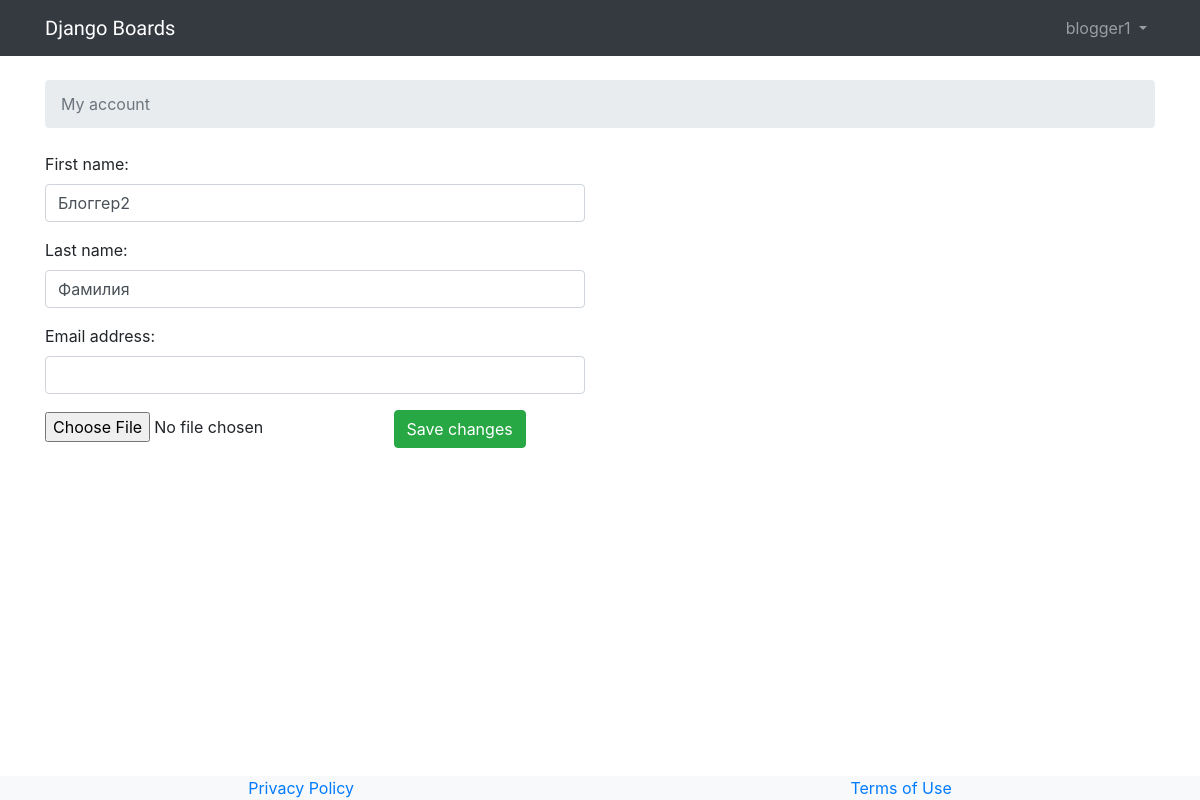
Page /settings/account/ (signed in) on the earlier database version.
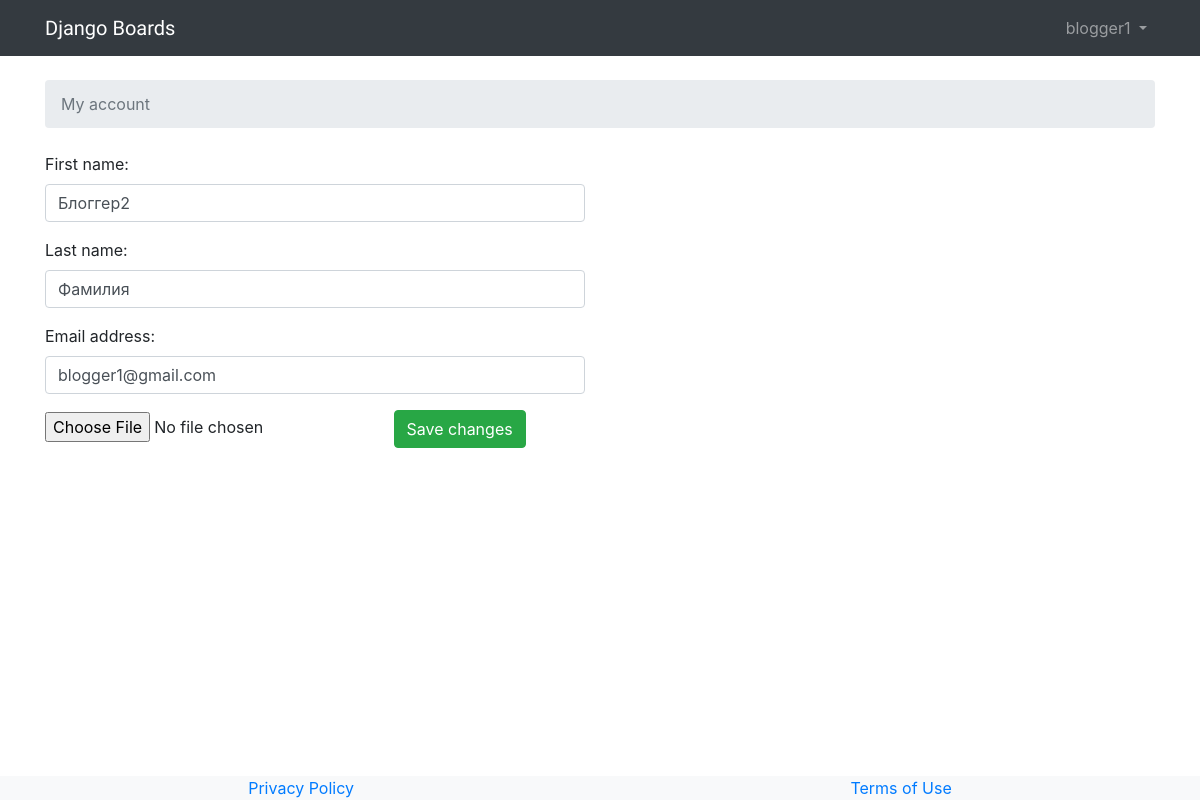
Same page on the later database version.
### accounts/models.py (models this page shows)
class User(AbstractUser):
    TYPE_CHOICES = (
        ('R', 'Reader'),
        ('B', 'Blogger')
    )
    user_type = models.CharField(max_length=1, choices=TYPE_CHOICES)
    photo = models.ForeignKey(Photo, null=True, blank=True, on_delete=models.SET_NULL)

### boards/views.py (the view, shortened to what this page needs)
# urls.py: path('settings/account/', views.UserUpdateView.as_view(), name='my_account'),
@method_decorator(login_required, name='dispatch')
class UserUpdateView(UpdateView):
    model = User
    form_class = UserUpdateForm
    template_name = 'my_account.html'
    success_url = reverse_lazy('my_account')
    def get_object(self):
        return self.request.user

### boards/forms.py
class UserUpdateForm(forms.ModelForm):
    class Meta:
        model = User
        fields = ("first_name", 'last_name', 'email')

### boards/templatetags/form_tags.py (called while the page is built, shortened)
@register.filter
def field_type(bound_field):
    return bound_field.field.widget.__class__.__name__

@register.filter
def input_class(bound_field):
    css_class = ''
    if field_type(bound_field) == 'CheckboxSelectMultiple':
        return 'form-check-input'
    return 'form-control {}'.format(css_class)

### templates/my_account.html (shortened to what this page needs)
{% extends 'base.html' %}
{% block breadcrumb %}
  <li class="breadcrumb-item active">My account</li>
{% endblock %}
{% block content %}
  <div class="row">
    <div class="col-lg-6 col-md-8 col-sm-10">
      <form method="post" enctype="multipart/form-data" novalidate>
        {% include 'includes/form.html' %}
        {% if not user.photo %}
          <input type="file" name="photo">
        {% endif %}
        <button type="submit" class="btn btn-success">Save changes</button>
      </form>
    </div>
  </div>
{% endblock %}

### templates/base.html (shortened to what this page needs)
{% load static %}
{% load flatpages %}
<!DOCTYPE html>
<html>
  <head>
    <link rel="stylesheet" href="{% static 'css/bootstrap.min.css' %}">
      <link rel="stylesheet" href="{% static 'css/cropper.min.css' %}">
    <link rel="stylesheet" href="{% static 'css/app.css' %}">
  </head>
  <body style="scroll: auto">
    {% block body %}
      <nav class="navbar navbar-expand-sm navbar-dark bg-dark">
        <div class="container">
          <a class="navbar-brand" href="{% url 'home' %}">Django Boards</a>
          <div class="collapse navbar-collapse" id="mainMenu">
            {% if user.is_authenticated %}
              <ul class="navbar-nav ml-auto">
                <li class="nav-item dropdown">
                  <a class="nav-link dropdown-toggle" href="#" id="userMenu" data-toggle="dropdown" aria-haspopup="true" aria-expanded="false">
                    {{ user.username }}
                  </a>
                </li>
              </ul>
            {% else %}
              <form class="form-inline ml-auto">
                <a href="{% url 'login' %}" class="btn btn-outline-secondary">Log in</a>
                <a href="{% url 'signup' %}" class="btn btn-primary ml-2">Sign up</a>
              </form>
            {% endif %}
          </div>
        </div>
      </nav>
      <div class="container">
        <ol class="breadcrumb my-4">
          {% block breadcrumb %}
          {% endblock %}
        </ol>
        <div id="content-block">
            {% block content %}
            {% endblock %}
        </div>
      </div>
    <footer class="fixed-bottom page-footer font-small bg-light d-flex justify-content-around">
        {% get_flatpages as flatpages %}
        {% for page in flatpages%}
            <div class="mx-2">
            <a href="pages{{ page.url }}"> {{ page.title }}</a>
        </div>
        {% endfor %}
    </footer>
    {% endblock body %}
  </body>
</html>

### templates/includes/form.html (shortened to what this page needs)
{% load widget_tweaks %}
{% load form_tags %}
{% for field in form %}
  <div class="form-group">
    {{ field.label_tag }}
    {% render_field field class=field|input_class %}
  </div>
{% endfor %}

Differences in the rows shown:
changed User "blogger1": email (not shown) → "blogger1@gmail.com"
